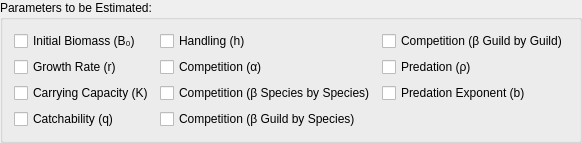
              <widget class="QGroupBox" name="Estimation_Tab6_EstParametersGB">
               <property name="sizePolicy">
                <sizepolicy hsizetype="Fixed" vsizetype="Fixed">
                 <horstretch>0</horstretch>
                 <verstretch>0</verstretch>
                </sizepolicy>
               </property>
               <property name="font">
                <font>
                 <weight>50</weight>
                 <bold>false</bold>
                </font>
               </property>
               <property name="title">
                <string>Parameters to be Estimated:</string>
               </property>
               <layout class="QGridLayout" name="gridLayout_2">
                <item row="2" column="3">
                 <widget class="QCheckBox" name="Estimation_Tab6_EstimatePredationExponentCB">
                  <property name="toolTip">
                   <string>If checked, the Predation Exponent (b) parameter will be estimated</string>
                  </property>
                  <property name="statusTip">
                   <string>If checked, the Predation Exponent (b) parameter will be estimated</string>
                  </property>
                  <property name="layoutDirection">
                   <enum>Qt::LeftToRight</enum>
                  </property>
                  <property name="text">
                   <string>Predation Exponent (b)</string>
                  </property>
                 </widget>
                </item>
                <item row="1" column="3">
                 <widget class="QCheckBox" name="Estimation_Tab6_EstimatePredationRhoCB">
                  <property name="toolTip">
                   <string>If checked, the Predation rho parameter will be estimated</string>
                  </property>
                  <property name="statusTip">
                   <string>If checked, the Predation rho parameter will be estimated</string>
                  </property>
                  <property name="layoutDirection">
                   <enum>Qt::LeftToRight</enum>
                  </property>
                  <property name="text">
                   <string>Predation (ρ)</string>
                  </property>
                 </widget>
                </item>
                <item row="0" column="3">
                 <widget class="QCheckBox" name="Estimation_Tab6_EstimateCompetitionBetaGuildGuildCB">
                  <property name="toolTip">
                   <string>If checked, the Competition beta Guild by Guild parameter will be estimated</string>
                  </property>
                  <property name="statusTip">
                   <string>If checked, the Competition beta Guild by Guild parameter will be estimated</string>
                  </property>
                  <property name="layoutDirection">
                   <enum>Qt::LeftToRight</enum>
                  </property>
                  <property name="text">
                   <string>Competition (β Guild by Guild)</string>
                  </property>
                 </widget>
                </item>
                <item row="0" column="0">
                 <widget class="QCheckBox" name="Estimation_Tab6_EstimateInitialBiomassCB">
                  <property name="toolTip">
                   <string>If checked, the Initial Biomass parameter will be estimated</string>
                  </property>
                  <property name="statusTip">
                   <string>If checked, the Initial Biomass parameter will be estimated</string>
                  </property>
                  <property name="layoutDirection">
                   <enum>Qt::LeftToRight</enum>
                  </property>
                  <property name="text">
                   <string>Initial Biomass (B₀)</string>
                  </property>
                 </widget>
                </item>
                <item row="1" column="0">
                 <widget class="QCheckBox" name="Estimation_Tab6_EstimateGrowthRateCB">
                  <property name="toolTip">
                   <string>If checked, the Growth Rate parameter will be estimated</string>
                  </property>
                  <property name="statusTip">
                   <string>If checked, the Growth Rate parameter will be estimated</string>
                  </property>
                  <property name="layoutDirection">
                   <enum>Qt::LeftToRight</enum>
                  </property>
                  <property name="text">
                   <string>Growth Rate (r)</string>
                  </property>
                 </widget>
                </item>
                <item row="2" column="0">
                 <widget class="QCheckBox" name="Estimation_Tab6_EstimateCarryingCapacityCB">
                  <property name="toolTip">
                   <string>If checked, the Carrying Capacity parameter will be estimated</string>
                  </property>
                  <property name="statusTip">
                   <string>If checked, the Carrying Capacity parameter will be estimated</string>
                  </property>
                  <property name="layoutDirection">
                   <enum>Qt::LeftToRight</enum>
                  </property>
                  <property name="text">
                   <string>Carrying Capacity (K)</string>
                  </property>
                 </widget>
                </item>
                <item row="3" column="0">
                 <widget class="QCheckBox" name="Estimation_Tab6_EstimateCatchabilityCB">
                  <property name="toolTip">
                   <string>If checked, the Catchability parameter will be estimated</string>
                  </property>
                  <property name="statusTip">
                   <string>If checked, the Catchability parameter will be estimated</string>
                  </property>
                  <property name="layoutDirection">
                   <enum>Qt::LeftToRight</enum>
                  </property>
                  <property name="text">
                   <string>Catchability (q)</string>
                  </property>
                 </widget>
                </item>
                <item row="0" column="1">
                 <widget class="QCheckBox" name="Estimation_Tab6_EstimateHandlingCB">
                  <property name="toolTip">
                   <string>If checked, the Handling parameter will be estimated</string>
                  </property>
                  <property name="statusTip">
                   <string>If checked, the Handling parameter will be estimated</string>
                  </property>
                  <property name="layoutDirection">
                   <enum>Qt::LeftToRight</enum>
                  </property>
                  <property name="text">
                   <string>Handling (h)</string>
                  </property>
                 </widget>
                </item>
                <item row="1" column="1">
                 <widget class="QCheckBox" name="Estimation_Tab6_EstimateCompetitionAlphaCB">
                  <property name="toolTip">
                   <string>If checked, the Competition alpha parameter will be estimated</string>
                  </property>
                  <property name="statusTip">
                   <string>If checked, the Competition alpha parameter will be estimated</string>
                  </property>
                  <property name="layoutDirection">
                   <enum>Qt::LeftToRight</enum>
                  </property>
                  <property name="text">
                   <string>Competition (α)</string>
                  </property>
                 </widget>
                </item>
                <item row="2" column="1">
                 <widget class="QCheckBox" name="Estimation_Tab6_EstimateCompetitionBetaSpeciesSpeciesCB">
                  <property name="toolTip">
                   <string>If checked, the Competition beta Species by Species parameter will be estimated</string>
                  </property>
                  <property name="statusTip">
                   <string>If checked, the Competition beta Species by Species parameter will be estimated</string>
                  </property>
                  <property name="layoutDirection">
                   <enum>Qt::LeftToRight</enum>
                  </property>
                  <property name="text">
                   <string>Competition (β Species by Species)</string>
                  </property>
                 </widget>
                </item>
                <item row="3" column="1">
                 <widget class="QCheckBox" name="Estimation_Tab6_EstimateCompetitionBetaGuildSpeciesCB">
                  <property name="toolTip">
                   <string>If checked, the Competition beta Guild by Species parameter will be estimated</string>
                  </property>
                  <property name="statusTip">
                   <string>If checked, the Competition beta Guild by Species parameter will be estimated</string>
                  </property>
                  <property name="text">
                   <string>Competition (β Guild by Species)</string>
                  </property>
                 </widget>
                </item>
               </layout>
              </widget>
